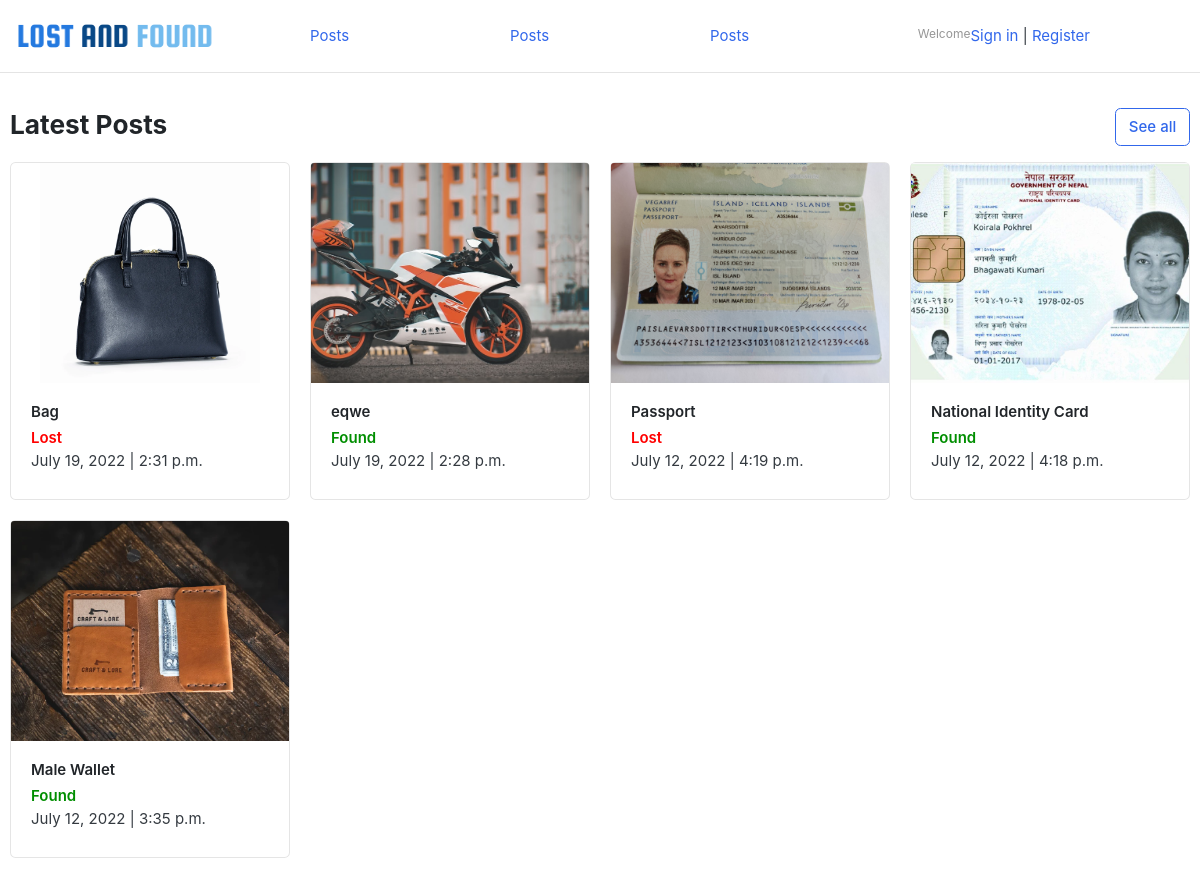
Before: / with the older database file.
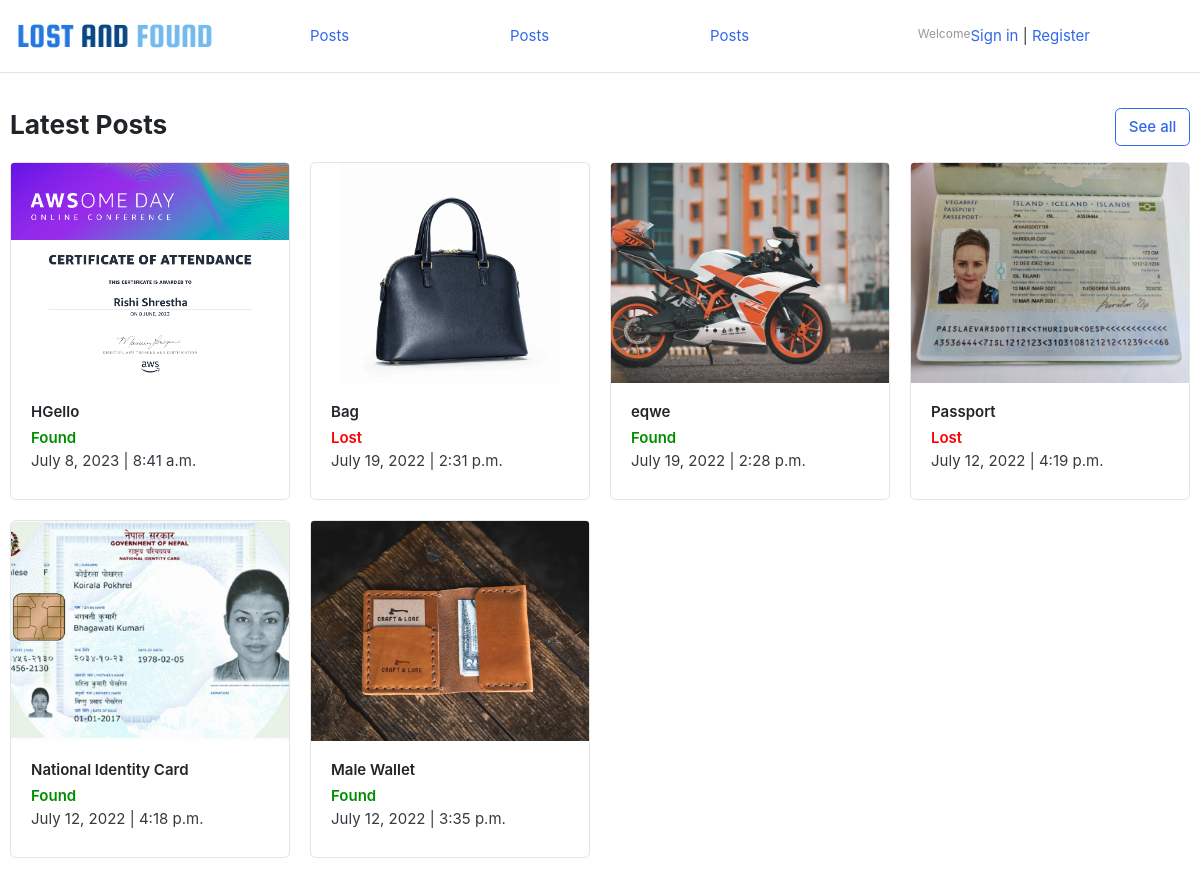
After: the same page with the newer database file.
### backend/newsfeeds/models.py (models this page shows, shortened)
class Feeds(models.Model):
    name = models.CharField(max_length=50, blank=True)
    item_name = models.CharField(max_length=25)
    slug = models.SlugField(max_length=35,  null = True, blank = True)
    item_image = models.ImageField(upload_to='images/items/', blank=True)
    category = models.ForeignKey('Category', on_delete=models.CASCADE)
    location = models.CharField(max_length=35)
    time = models.CharField(max_length=20)
    descriptions = models.TextField()
    status = models.CharField(max_length=1)
    contact = models.CharField(max_length=20, blank=True)
    user = models.ForeignKey(Accounts, on_delete=models.CASCADE)
    date_created = models.DateTimeField(auto_now_add=True)
    date_updated = models.DateTimeField(auto_now=True)
    class Meta:
        ordering = ['id']
    def get_url(self):
        return reverse('item_detail', args=[self.category.slug, self.slug])

### backend/lostandfound/views.py (the view)
# urls.py: path('', home, name='home'),
def home(request):
    recent = Feeds.objects.all().order_by('-date_created')[:10]
    contexts ={
        'feeds' : recent
    }
    return render(request, 'home.html', contexts)

### backend/newsfeeds/category_content.py (called while the page is built)
def category_link(request):
    links = Category.objects.all()
    return dict(links=links)

### frontend/templates/home.html
{% extends 'navigation.html' %}
{% block start %}
    {% load static %}
    <section class="section-name padding-y-sm">
        <div class="container">
            <header class="section-heading">
                <a href="{% url 'newsfeed' %}"
                   class="btn btn-outline-primary float-right">See all</a>
                <h3 class="section-title">Latest Posts</h3>
            </header>
            <div class="row">
                {% for feed in feeds %}
                <div class="col-md-3">
                    <div class="card card-product-grid">
                        <a href="{{ feed.get_url }}" class="img-wrap">
                            <img src="{{ feed.item_image.url }}">
                        </a>
                        <figcaption class="info-wrap">
                            <div class="fix-height">
                                <a href="{{ feed.get_url }}" class="title font-weight-bold">{{ feed.item_name }}</a>
                                {% if feed.status == 'L' %}
                                    <div class="missing mt-1">Lost</div>
                                {% else %}
                                    <div class="found mt-1">Found</div>
                                {% endif %}
                                <p>
                                    {{ feed.date_created.date }} | {{ feed.date_created.time }}
                                </p>
                            </div>
                        </figcaption>
                    </div>
                </div>
                {% endfor %}
            </div>
        </div>
    </section>
{% endblock %}

Changed rows visible on the page:
added Feeds: item_image (picture), item_name "HGello", status "Found", date_created "July 8, 2023", date_created.time "8:41 a.m."
